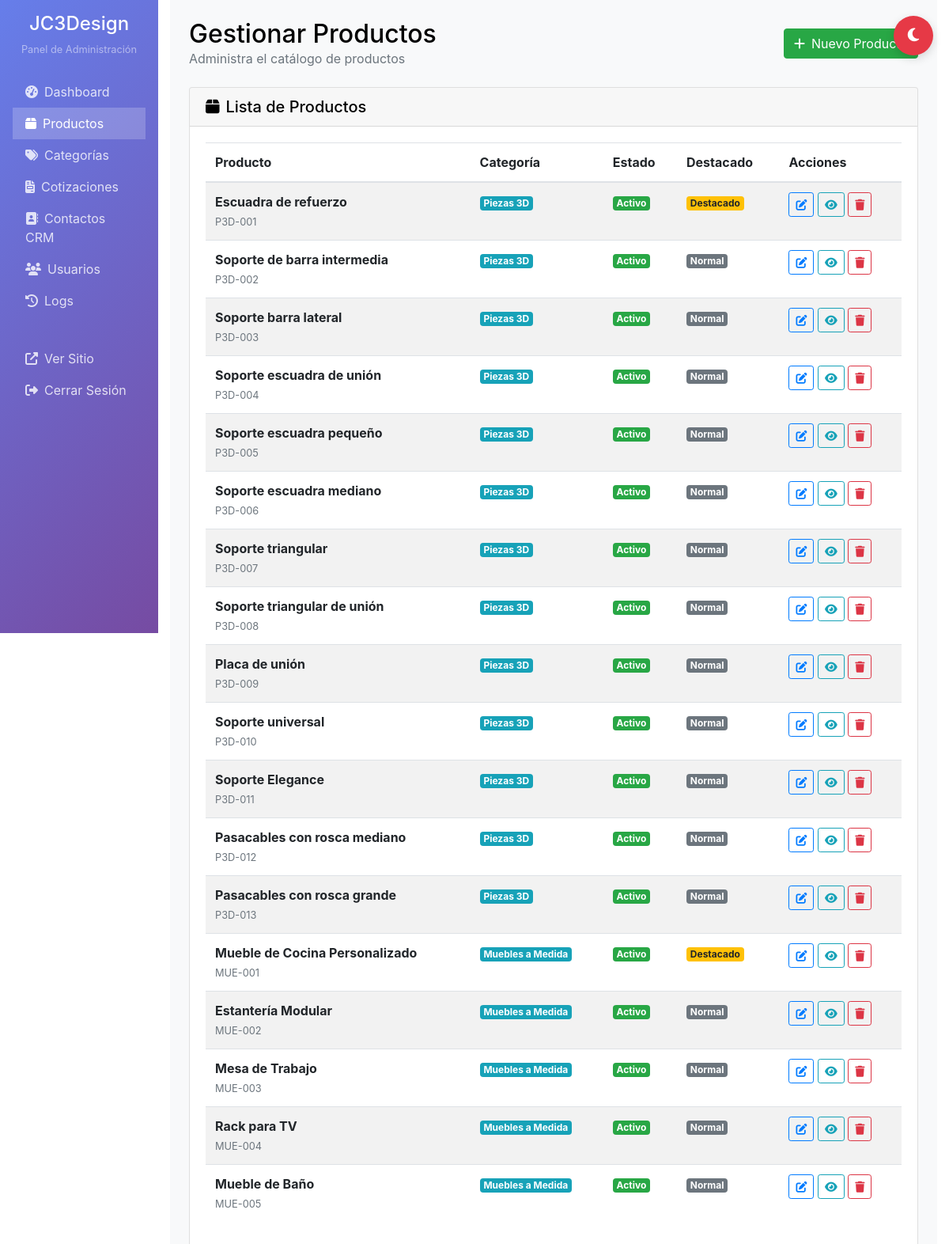
The page /admin/productos.php (signed in) on the database its author committed.
### tables this page shows
CREATE TABLE productos (
    id INT AUTO_INCREMENT PRIMARY KEY,
    categoria_id INT NOT NULL,
    codigo VARCHAR(50) UNIQUE,
    nombre VARCHAR(255) NOT NULL,
    descripcion TEXT,
    precio DECIMAL(10,2),
    precio_mostrar VARCHAR(100) DEFAULT 'Consultar precio vía contacto',
    dimensiones VARCHAR(255),
    material VARCHAR(255),
    peso VARCHAR(100),
    uso VARCHAR(255),
    otras_caracteristicas TEXT,
    observaciones TEXT,
    garantia VARCHAR(255),
    imagen VARCHAR(255),
    imagen_alt VARCHAR(255),
    stock INT DEFAULT 0,
    activo BOOLEAN DEFAULT TRUE,
    destacado BOOLEAN DEFAULT FALSE,
    orden INT DEFAULT 0,
    created_at TIMESTAMP DEFAULT CURRENT_TIMESTAMP,
    updated_at TIMESTAMP DEFAULT CURRENT_TIMESTAMP ON UPDATE CURRENT_TIMESTAMP,
    FOREIGN KEY (categoria_id) REFERENCES categorias(id) ON DELETE CASCADE
);

CREATE TABLE categorias (
    id INT AUTO_INCREMENT PRIMARY KEY,
    nombre VARCHAR(100) NOT NULL,
    slug VARCHAR(100) NOT NULL UNIQUE,
    descripcion TEXT,
    imagen VARCHAR(255),
    activo BOOLEAN DEFAULT TRUE,
    orden INT DEFAULT 0,
    created_at TIMESTAMP DEFAULT CURRENT_TIMESTAMP,
    updated_at TIMESTAMP DEFAULT CURRENT_TIMESTAMP ON UPDATE CURRENT_TIMESTAMP
);

### database/config.php (called while the page is built, shortened)
<?php
class Database {
    private static $instance = null;
    private $connection;
    private function __construct() {
        try {
            $dsn = "mysql:host=" . DB_HOST . ";dbname=" . DB_NAME . ";charset=" . DB_CHARSET;
            $options = [
                PDO::ATTR_ERRMODE => PDO::ERRMODE_EXCEPTION,
                PDO::ATTR_DEFAULT_FETCH_MODE => PDO::FETCH_ASSOC,
                PDO::ATTR_EMULATE_PREPARES => false,
            ];
            $this->connection = new PDO($dsn, DB_USER, DB_PASS, $options);
        } catch (PDOException $e) {
            error_log("Error de conexión a la base de datos: " . $e->getMessage());
            throw new Exception("Error de conexión a la base de datos");
        }
    }
    public static function getInstance() {
        if (self::$instance === null) {
            self::$instance = new self();
        }
        return self::$instance;
    }
    public function query($sql, $params = []) {
        try {
            $stmt = $this->connection->prepare($sql);
            $stmt->execute($params);
            return $stmt;
        } catch (PDOException $e) {
            error_log("Error en consulta SQL: " . $e->getMessage());
            throw new Exception("Error en la consulta de la base de datos");
        }
    }
    public function fetchAll($sql, $params = []) {
        $stmt = $this->query($sql, $params);
        return $stmt->fetchAll();
    }
}
function getDB() {
    return Database::getInstance();
}
?>

### admin/productos.php (the view, shortened to what this page needs)
<?php
require_once '../database/config.php';
$db = getDB();
$productos = $db->fetchAll("
    SELECT p.*, c.nombre as categoria_nombre
    FROM productos p
    JOIN categorias c ON p.categoria_id = c.id
    WHERE p.activo = 1
    ORDER BY p.created_at DESC
");
?>
<!DOCTYPE html>
<html lang="es">
<head>
    <link rel="stylesheet" href="https://cdn.jsdelivr.net/npm/bootstrap@4.4.1/dist/css/bootstrap.min.css">
    <link rel="stylesheet" href="https://cdnjs.cloudflare.com/ajax/libs/font-awesome/6.5.0/css/all.min.css">
    <link rel="stylesheet" href="../css/dark-mode.css">
</head>
<body>
    <div class="container-fluid">
        <div class="row">
            <div class="col-md-3 col-lg-2 px-0">
                <div class="admin-sidebar p-3">
                    <div class="text-center mb-4">
                        <h4 class="text-white">JC3Design</h4>
                        <p class="text-white-50 small">Panel de Administración</p>
                    </div>
                    <nav class="nav flex-column">
                        <a class="nav-link" href="index.php">
                            <i class="fas fa-tachometer-alt mr-2"></i>Dashboard
                        </a>
                        <a class="nav-link active" href="productos.php">
                            <i class="fas fa-box mr-2"></i>Productos
                        </a>
                        <a class="nav-link" href="categorias.php">
                            <i class="fas fa-tags mr-2"></i>Categorías
                        </a>
                        <a class="nav-link" href="cotizaciones.php">
                            <i class="fas fa-file-invoice mr-2"></i>Cotizaciones
                        </a>
                        <a class="nav-link" href="contactos.php">
                            <i class="fas fa-address-book mr-2"></i>Contactos CRM
                        </a>
                        <a class="nav-link" href="usuarios.php">
                            <i class="fas fa-users mr-2"></i>Usuarios
                        </a>
                        <a class="nav-link" href="logs.php">
                            <i class="fas fa-history mr-2"></i>Logs
                        </a>
                        <a class="nav-link" href="../index.html" target="_blank">
                            <i class="fas fa-external-link-alt mr-2"></i>Ver Sitio
                        </a>
                        <a class="nav-link" href="logout.php">
                            <i class="fas fa-sign-out-alt mr-2"></i>Cerrar Sesión
                        </a>
                    </nav>
                </div>
            </div>
            <div class="col-md-9 col-lg-10">
                <div class="admin-content p-4">
                    <div class="d-flex justify-content-between align-items-center mb-4">
                        <div>
                            <h2 class="mb-0">Gestionar Productos</h2>
                            <p class="text-muted mb-0">Administra el catálogo de productos</p>
                        </div>
                        <a href="nuevo_producto.php" class="btn btn-success">
                            <i class="fas fa-plus mr-2"></i>Nuevo Producto
                        </a>
                    </div>
                    <div class="card">
                        <div class="card-header">
                            <h5 class="card-title mb-0">
                                <i class="fas fa-box mr-2"></i>Lista de Productos
                            </h5>
                        </div>
                        <div class="card-body">
                            <?php if (empty($productos)): ?>
                                <p class="text-muted">No hay productos registrados</p>
                            <?php else: ?>
                                <div class="table-responsive">
                                    <table class="table table-striped">
                                        <thead>
                                            <tr>
                                                <th>Producto</th>
                                                <th>Categoría</th>
                                                <th>Estado</th>
                                                <th>Destacado</th>
                                                <th>Acciones</th>
                                            </tr>
                                        </thead>
                                        <tbody>
                                            <?php foreach ($productos as $producto): ?>
                                                <tr>
                                                    <td>
                                                        <strong><?php echo htmlspecialchars($producto['nombre']); ?></strong>
                                                        <br>
                                                        <small class="text-muted"><?php echo htmlspecialchars($producto['codigo']); ?></small>
                                                    </td>
                                                    <td>
                                                        <span class="badge badge-info"><?php echo htmlspecialchars($producto['categoria_nombre']); ?></span>
                                                    </td>
                                                    <td>
                                                        <?php if ($producto['activo']): ?>
                                                            <span class="badge badge-success">Activo</span>
                                                        <?php else: ?>
                                                            <span class="badge badge-danger">Inactivo</span>
                                                        <?php endif; ?>
                                                    </td>
                                                    <td>
                                                        <?php if ($producto['destacado']): ?>
                                                            <span class="badge badge-warning">Destacado</span>
                                                        <?php else: ?>
                                                            <span class="badge badge-secondary">Normal</span>
                                                        <?php endif; ?>
                                                    </td>
                                                    <td>
                                                        <a href="editar_producto.php?id=<?php echo $producto['id']; ?>" class="btn btn-sm btn-outline-primary">
                                                            <i class="fas fa-edit"></i>
                                                        </a>
                                                        <a href="../pag/producto.html?id=<?php echo $producto['id']; ?>" target="_blank" class="btn btn-sm btn-outline-info">
                                                            <i class="fas fa-eye"></i>
                                                        </a>
                                                        <button class="btn btn-sm btn-outline-danger" onclick="eliminarProducto(<?php echo $producto['id']; ?>)">
                                                            <i class="fas fa-trash"></i>
                                                        </button>
                                                    </td>
                                                </tr>
                                            <?php endforeach; ?>
                                        </tbody>
                                    </table>
                                </div>
                            <?php endif; ?>
                        </div>
                    </div>
                </div>
            </div>
        </div>
    </div>
</body>
</html>

### css/dark-mode.css (style rules this page uses)
:root { --bg-primary: #ffffff; --bg-secondary: #f8f9fa; --text-primary: #000000; --text-secondary: #555555; --navbar-bg: lch(100% 0.01 296.81 / 0.85); --card-bg: #ffffff; --card-border: rgba(0, 0, 0, 0.125); --footer-bg: #111111; --footer-text: #eeeeee; --footer-link: #cccccc; --accent-color: #e63946; --accent-hover: #c12738; --dropdown-bg: rgba(255, 255, 255, 0.85); --dropdown-text: #000000; --logo-bg: #ffffff; --modal-bg: #f9f9f9; --modal-text: #000000; --shadow: rgba(0, 0, 0, 0.15); --shadow-light: rgba(0, 0, 0, 0.05); }
* { transition: background-color 0.3s ease, color 0.3s ease, border-color 0.3s ease; }
body { background-color: var(--bg-primary); color: var(--text-primary); }
.card { background-color: var(--card-bg); border-color: var(--card-border); }
body { animation: themeTransition 0.3s ease; }

### admin/productos.php (style rules this page uses)
.admin-sidebar { min-height: 100vh; background: linear-gradient(135deg, #667eea 0%, #764ba2 100%); }
.admin-content { min-height: 100vh; background-color: #f8f9fa; }
.nav-link { color: rgba(255,255,255,0.8); transition: all 0.3s ease; }
.nav-link.active { color: white; background-color: rgba(255,255,255,0.2); }

### rows shown on the page
productos: nombre "Escuadra de refuerzo", codigo "P3D-001", categoria.nombre "Piezas 3D", activo "Activo", destacado "Destacado"
productos: nombre "Soporte de barra intermedia", codigo "P3D-002", categoria.nombre "Piezas 3D", activo "Activo", destacado "Normal"
productos: nombre "Soporte barra lateral", codigo "P3D-003", categoria.nombre "Piezas 3D", activo "Activo", destacado "Normal"
productos: nombre "Soporte escuadra de unión", codigo "P3D-004", categoria.nombre "Piezas 3D", activo "Activo", destacado "Normal"
productos: nombre "Soporte escuadra pequeño", codigo "P3D-005", categoria.nombre "Piezas 3D", activo "Activo", destacado "Normal"
productos: nombre "Soporte escuadra mediano", codigo "P3D-006", categoria.nombre "Piezas 3D", activo "Activo", destacado "Normal"
productos: nombre "Soporte triangular", codigo "P3D-007", categoria.nombre "Piezas 3D", activo "Activo", destacado "Normal"
productos: nombre "Soporte triangular de unión", codigo "P3D-008", categoria.nombre "Piezas 3D", activo "Activo", destacado "Normal"
productos: nombre "Placa de unión", codigo "P3D-009", categoria.nombre "Piezas 3D", activo "Activo", destacado "Normal"
productos: nombre "Soporte universal", codigo "P3D-010", categoria.nombre "Piezas 3D", activo "Activo", destacado "Normal"
productos: nombre "Soporte Elegance", codigo "P3D-011", categoria.nombre "Piezas 3D", activo "Activo", destacado "Normal"
productos: nombre "Pasacables con rosca mediano", codigo "P3D-012", categoria.nombre "Piezas 3D", activo "Activo", destacado "Normal"
productos: nombre "Pasacables con rosca grande", codigo "P3D-013", categoria.nombre "Piezas 3D", activo "Activo", destacado "Normal"
productos: nombre "Mueble de Cocina Personalizado", codigo "MUE-001", categoria.nombre "Muebles a Medida", activo "Activo", destacado "Destacado"
productos: nombre "Estantería Modular", codigo "MUE-002", categoria.nombre "Muebles a Medida", activo "Activo", destacado "Normal"
productos: nombre "Mesa de Trabajo", codigo "MUE-003", categoria.nombre "Muebles a Medida", activo "Activo", destacado "Normal"
productos: nombre "Rack para TV", codigo "MUE-004", categoria.nombre "Muebles a Medida", activo "Activo", destacado "Normal"
productos: nombre "Mueble de Baño", codigo "MUE-005", categoria.nombre "Muebles a Medida", activo "Activo", destacado "Normal"
